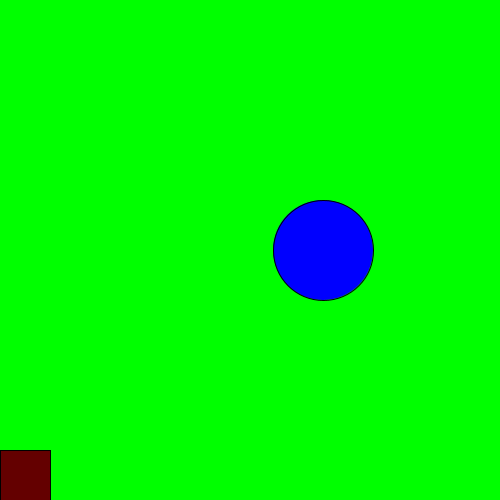
Frame 1 (no input)
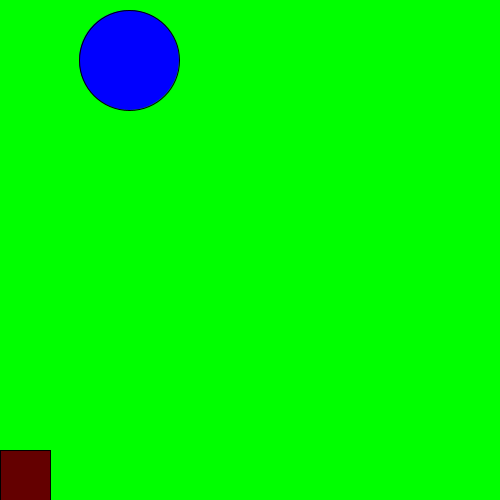
Frame 60 (the mouse pressed at the canvas centre just before this capture)
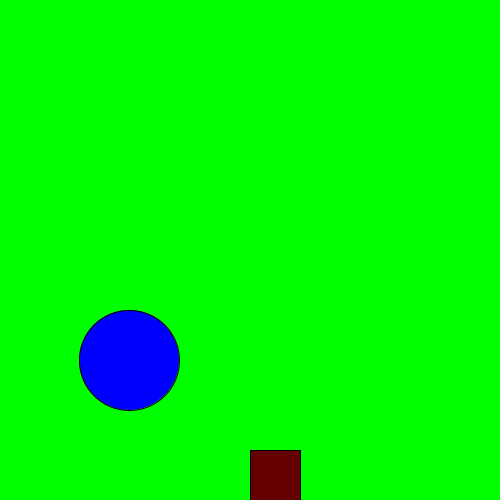
Frame 120 (the mouse held since frame 60 and released just before this capture)

The Processing sketch that drew these frames (run headless with seeded random() and noise(); from frame 60 on, the mouse is pressed at the canvas centre):

// Processing sketch: raingame
// ── raingame.pde
int width = 100;
int height = 100;
int rainy = 250;
int  randomNumber;
int x = 250;
int y = 400;
int a = 50;
int b = 50;
int score = 0;
void setup(){
  size(500, 500);
   randomNumber = (int) random(500);  
 fill(0, 0, 0);
    textSize(16);
    text("Score: " + score, 20, 20); 
  
  
  
  
  
  
  
  
  
  
  
  
  
  
  
  
  
}
void draw(){
background(0, 255, 0); 
  fill(0, 0, 255);
    stroke(0, 0, 0);
    
    ellipse(randomNumber, rainy, width , height);
          
       fill(100,0,0 );
         
         
         
          rect( mouseX,  450,  a, b);
rainy += 5;
  if(rainy>480){
  rainy = 0;
  checkCatch( randomNumber);
  randomNumber = (int) random(500);
  
  
  }
  
  
}
void checkCatch(int x){
         if (x > mouseX && x < mouseX+100)
            score++;
         else if (score > 0) 
            score--;
        println("Your score is now: " + score);

  }


//ufhduhfh
